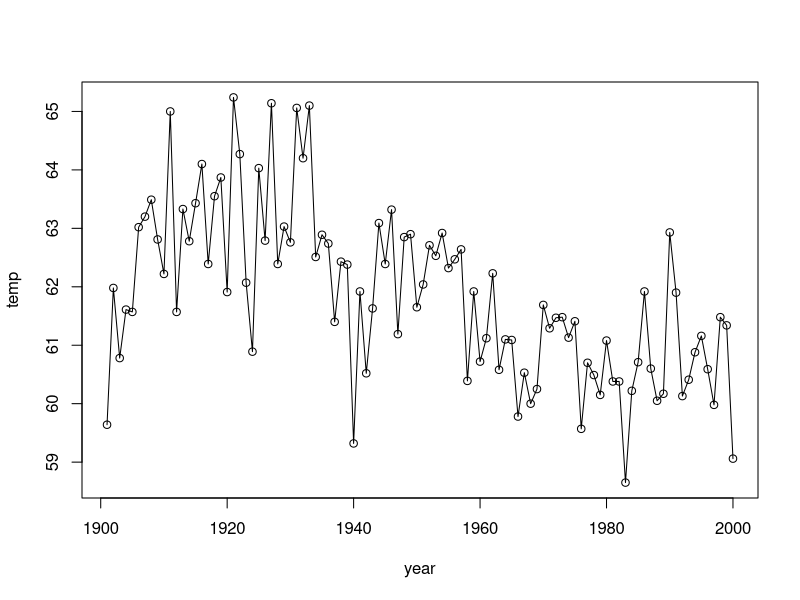

The R script that drew this image:
temp =c(59.64 , 61.98 , 60.78 , 61.61 , 61.57 , 63.02 , 63.20 , 63.49 , 62.81 , 62.22 , 65.00 , 61.57 , 63.33 , 62.78 , 63.43 , 64.10  ,62.39 , 63.55 , 63.87 ,
        61.91 , 65.24 , 64.27 , 62.07 , 60.89 , 64.03 , 62.79 , 65.14 , 62.39 , 63.03 , 62.76 , 65.06 , 64.20 , 65.10 , 62.51 , 62.89  ,62.74 , 61.40 , 62.43 ,
        62.38 , 59.32 , 61.92 , 60.52 , 61.63 , 63.09 , 62.39 , 63.32 , 61.19 , 62.85 , 62.90 , 61.65 , 62.04 , 62.71 , 62.53 , 62.92  ,62.32 , 62.47 , 62.64 ,
        60.39 , 61.92 , 60.72 , 61.12 , 62.23 , 60.58 , 61.10 , 61.09 , 59.78 , 60.53 , 60.00 , 60.25 , 61.69 , 61.29 , 61.47 , 61.48  ,61.13 , 61.41 , 59.57 ,
        60.70 , 60.49 , 60.15 , 61.08 , 60.38 , 60.38 , 58.65 , 60.22 , 60.71 , 61.92 , 60.60 , 60.05 , 60.17 , 62.93 , 61.90 , 60.13  ,60.41 , 60.88 , 61.16 ,
        60.59 , 59.98 , 61.48 , 61.34 , 59.06
)
year=c(1901:2000)
plot(year,temp)
lines(year,temp)
